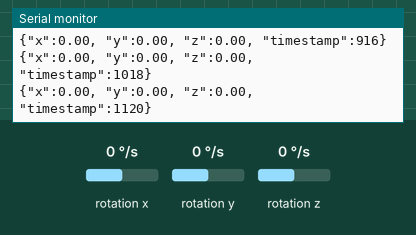
Recording of a sketch running on a simulated Arduino Nano 33 IoT. Shown: the last lines printed to the serial monitor. The inputs (shaded band) are chosen by the test bench; at power-on: rotation x 0 °/s, rotation y 0 °/s, rotation z 0 °/s.

Above: at 1.2 s.
1.3 s: rotation x set to -192 °/s
At 1.33 s:
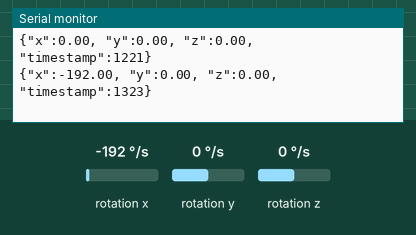
2.8 s: rotation y set to -192 °/s
At 2.85 s:
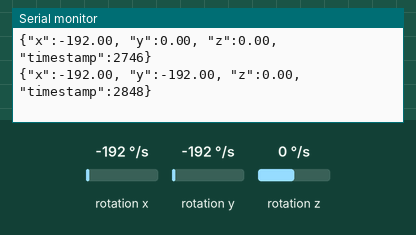
4.3 s: rotation z set to -192 °/s
At 4.38 s:
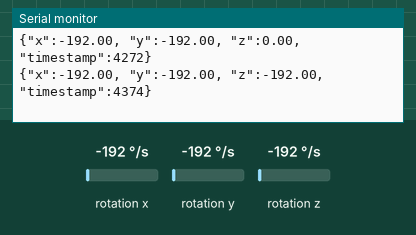
Timing chart, 0 to 7.3 s (numbered marks = the images above; inputs shaded):
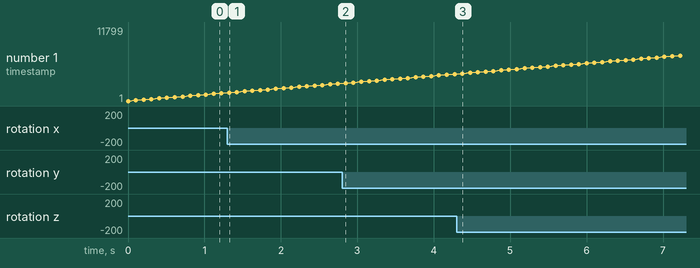

The sketch:

sketch_mar2a.ino
```cpp
#include <Arduino_LSM6DS3.h>

void setup() {
    Serial.begin(115200);
    while (!Serial);

    if (!IMU.begin()) {
        Serial.println("Failed to initialize IMU!");
        while (1);
    }

    Serial.println("Gyroscope data collection started...");
}

void loop() {
    float x, y, z;

    if (IMU.gyroscopeAvailable()) {
        IMU.readGyroscope(x, y, z);

        // Send data as JSON format
        Serial.print("{\"x\":");
        Serial.print(x);
        Serial.print(", \"y\":");
        Serial.print(y);
        Serial.print(", \"z\":");
        Serial.print(z);
        Serial.print(", \"timestamp\":");
        Serial.print(millis());
        Serial.println("}");
    }

    delay(100); // Adjust sample rate as needed
}
```

Measured:
- after the input at 1.3 s, the serial monitor: prints a new line at once (image 1)
- after the input at 2.8 s, the serial monitor: prints a new line after 0.05 s (image 2)
